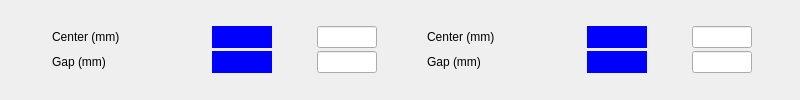
<?xml version="1.0" encoding="UTF-8"?>
<ui version="4.0">
 <class>Form</class>
 <widget class="QWidget" name="Form">
  <property name="geometry">
   <rect>
    <x>0</x>
    <y>0</y>
    <width>800</width>
    <height>100</height>
   </rect>
  </property>
  <property name="sizePolicy">
   <sizepolicy hsizetype="Fixed" vsizetype="Fixed">
    <horstretch>0</horstretch>
    <verstretch>0</verstretch>
   </sizepolicy>
  </property>
  <property name="minimumSize">
   <size>
    <width>0</width>
    <height>0</height>
   </size>
  </property>
  <property name="sizeIncrement">
   <size>
    <width>1</width>
    <height>1</height>
   </size>
  </property>
  <property name="baseSize">
   <size>
    <width>400</width>
    <height>125</height>
   </size>
  </property>
  <property name="windowTitle">
   <string>Form</string>
  </property>
  <layout class="QVBoxLayout" name="main_layout" stretch="0">
   <property name="spacing">
    <number>3</number>
   </property>
   <property name="sizeConstraint">
    <enum>QLayout::SetDefaultConstraint</enum>
   </property>
   <property name="leftMargin">
    <number>5</number>
   </property>
   <property name="topMargin">
    <number>5</number>
   </property>
   <property name="rightMargin">
    <number>5</number>
   </property>
   <property name="bottomMargin">
    <number>5</number>
   </property>
   <item>
    <layout class="QGridLayout" name="gridLayout">
     <property name="topMargin">
      <number>0</number>
     </property>
     <item row="0" column="2">
      <widget class="PyDMLineEdit" name="PyDMLineEdit_23">
       <property name="sizePolicy">
        <sizepolicy hsizetype="Fixed" vsizetype="Fixed">
         <horstretch>0</horstretch>
         <verstretch>0</verstretch>
        </sizepolicy>
       </property>
       <property name="maximumSize">
        <size>
         <width>60</width>
         <height>16777215</height>
        </size>
       </property>
       <property name="toolTip">
        <string/>
       </property>
       <property name="precision" stdset="0">
        <number>3</number>
       </property>
       <property name="precisionFromPV" stdset="0">
        <bool>false</bool>
       </property>
       <property name="channel" stdset="0">
        <string>ca://${prefix}:XCEN_REQ</string>
       </property>
      </widget>
     </item>
     <item row="0" column="1">
      <widget class="PyDMLabel" name="PyDMLabel_47">
       <property name="sizePolicy">
        <sizepolicy hsizetype="Minimum" vsizetype="Minimum">
         <horstretch>0</horstretch>
         <verstretch>0</verstretch>
        </sizepolicy>
       </property>
       <property name="minimumSize">
        <size>
         <width>0</width>
         <height>0</height>
        </size>
       </property>
       <property name="maximumSize">
        <size>
         <width>60</width>
         <height>16777215</height>
        </size>
       </property>
       <property name="toolTip">
        <string/>
       </property>
       <property name="whatsThis">
        <string/>
       </property>
       <property name="styleSheet">
        <string notr="true">background-color: rgb(0, 0, 255);
color: rgb(255, 255, 255);</string>
       </property>
       <property name="precision" stdset="0">
        <number>3</number>
       </property>
       <property name="precisionFromPV" stdset="0">
        <bool>false</bool>
       </property>
       <property name="channel" stdset="0">
        <string>ca://${prefix}:ACTUAL_XCENTER_RBV</string>
       </property>
      </widget>
     </item>
     <item row="0" column="0">
      <widget class="QLabel" name="label_9">
       <property name="sizePolicy">
        <sizepolicy hsizetype="Fixed" vsizetype="Fixed">
         <horstretch>0</horstretch>
         <verstretch>0</verstretch>
        </sizepolicy>
       </property>
       <property name="minimumSize">
        <size>
         <width>120</width>
         <height>0</height>
        </size>
       </property>
       <property name="maximumSize">
        <size>
         <width>90</width>
         <height>16777215</height>
        </size>
       </property>
       <property name="text">
        <string>Center (mm)</string>
       </property>
       <property name="margin">
        <number>0</number>
       </property>
       <property name="indent">
        <number>5</number>
       </property>
      </widget>
     </item>
     <item row="0" column="5">
      <widget class="PyDMLineEdit" name="PyDMLineEdit_7">
       <property name="sizePolicy">
        <sizepolicy hsizetype="Minimum" vsizetype="Minimum">
         <horstretch>0</horstretch>
         <verstretch>0</verstretch>
        </sizepolicy>
       </property>
       <property name="maximumSize">
        <size>
         <width>60</width>
         <height>16777215</height>
        </size>
       </property>
       <property name="toolTip">
        <string/>
       </property>
       <property name="precision" stdset="0">
        <number>3</number>
       </property>
       <property name="precisionFromPV" stdset="0">
        <bool>false</bool>
       </property>
       <property name="channel" stdset="0">
        <string>ca://${prefix}:YCEN_REQ</string>
       </property>
      </widget>
     </item>
     <item row="0" column="4">
      <widget class="PyDMLabel" name="PyDMLabel_45">
       <property name="sizePolicy">
        <sizepolicy hsizetype="Minimum" vsizetype="Minimum">
         <horstretch>0</horstretch>
         <verstretch>0</verstretch>
        </sizepolicy>
       </property>
       <property name="minimumSize">
        <size>
         <width>0</width>
         <height>0</height>
        </size>
       </property>
       <property name="maximumSize">
        <size>
         <width>60</width>
         <height>16777215</height>
        </size>
       </property>
       <property name="toolTip">
        <string/>
       </property>
       <property name="whatsThis">
        <string/>
       </property>
       <property name="styleSheet">
        <string notr="true">background-color: rgb(0, 0, 255);
color: rgb(255, 255, 255);</string>
       </property>
       <property name="precision" stdset="0">
        <number>3</number>
       </property>
       <property name="precisionFromPV" stdset="0">
        <bool>false</bool>
       </property>
       <property name="channel" stdset="0">
        <string>ca://${prefix}:ACTUAL_YCENTER_RBV</string>
       </property>
      </widget>
     </item>
     <item row="0" column="3">
      <widget class="QLabel" name="label_11">
       <property name="sizePolicy">
        <sizepolicy hsizetype="Minimum" vsizetype="Minimum">
         <horstretch>0</horstretch>
         <verstretch>0</verstretch>
        </sizepolicy>
       </property>
       <property name="minimumSize">
        <size>
         <width>120</width>
         <height>0</height>
        </size>
       </property>
       <property name="maximumSize">
        <size>
         <width>90</width>
         <height>16777215</height>
        </size>
       </property>
       <property name="text">
        <string>Center (mm)</string>
       </property>
       <property name="margin">
        <number>0</number>
       </property>
       <property name="indent">
        <number>5</number>
       </property>
      </widget>
     </item>
     <item row="1" column="5">
      <widget class="PyDMLineEdit" name="PyDMLineEdit_8">
       <property name="sizePolicy">
        <sizepolicy hsizetype="Minimum" vsizetype="Minimum">
         <horstretch>0</horstretch>
         <verstretch>0</verstretch>
        </sizepolicy>
       </property>
       <property name="maximumSize">
        <size>
         <width>60</width>
         <height>16777215</height>
        </size>
       </property>
       <property name="toolTip">
        <string/>
       </property>
       <property name="precision" stdset="0">
        <number>3</number>
       </property>
       <property name="precisionFromPV" stdset="0">
        <bool>false</bool>
       </property>
       <property name="channel" stdset="0">
        <string>ca://${prefix}:YWID_REQ</string>
       </property>
      </widget>
     </item>
     <item row="1" column="4">
      <widget class="PyDMLabel" name="PyDMLabel_46">
       <property name="sizePolicy">
        <sizepolicy hsizetype="Minimum" vsizetype="Minimum">
         <horstretch>0</horstretch>
         <verstretch>0</verstretch>
        </sizepolicy>
       </property>
       <property name="minimumSize">
        <size>
         <width>0</width>
         <height>0</height>
        </size>
       </property>
       <property name="maximumSize">
        <size>
         <width>60</width>
         <height>16777215</height>
        </size>
       </property>
       <property name="toolTip">
        <string/>
       </property>
       <property name="whatsThis">
        <string/>
       </property>
       <property name="styleSheet">
        <string notr="true">background-color: rgb(0, 0, 255);
color: rgb(255, 255, 255);</string>
       </property>
       <property name="precision" stdset="0">
        <number>3</number>
       </property>
       <property name="precisionFromPV" stdset="0">
        <bool>false</bool>
       </property>
       <property name="channel" stdset="0">
        <string>ca://${prefix}:ACTUAL_YWIDTH_RBV</string>
       </property>
      </widget>
     </item>
     <item row="1" column="3">
      <widget class="QLabel" name="label_12">
       <property name="sizePolicy">
        <sizepolicy hsizetype="Minimum" vsizetype="Minimum">
         <horstretch>0</horstretch>
         <verstretch>0</verstretch>
        </sizepolicy>
       </property>
       <property name="minimumSize">
        <size>
         <width>120</width>
         <height>0</height>
        </size>
       </property>
       <property name="maximumSize">
        <size>
         <width>16777</width>
         <height>16777215</height>
        </size>
       </property>
       <property name="sizeIncrement">
        <size>
         <width>0</width>
         <height>0</height>
        </size>
       </property>
       <property name="text">
        <string>Gap (mm)</string>
       </property>
       <property name="margin">
        <number>0</number>
       </property>
       <property name="indent">
        <number>5</number>
       </property>
      </widget>
     </item>
     <item row="1" column="2">
      <widget class="PyDMLineEdit" name="PyDMLineEdit_24">
       <property name="sizePolicy">
        <sizepolicy hsizetype="Minimum" vsizetype="Minimum">
         <horstretch>0</horstretch>
         <verstretch>0</verstretch>
        </sizepolicy>
       </property>
       <property name="maximumSize">
        <size>
         <width>60</width>
         <height>16777215</height>
        </size>
       </property>
       <property name="toolTip">
        <string/>
       </property>
       <property name="precision" stdset="0">
        <number>3</number>
       </property>
       <property name="precisionFromPV" stdset="0">
        <bool>false</bool>
       </property>
       <property name="channel" stdset="0">
        <string>ca://${prefix}:XWID_REQ</string>
       </property>
      </widget>
     </item>
     <item row="1" column="1">
      <widget class="PyDMLabel" name="PyDMLabel_48">
       <property name="sizePolicy">
        <sizepolicy hsizetype="Minimum" vsizetype="Minimum">
         <horstretch>0</horstretch>
         <verstretch>0</verstretch>
        </sizepolicy>
       </property>
       <property name="minimumSize">
        <size>
         <width>0</width>
         <height>0</height>
        </size>
       </property>
       <property name="maximumSize">
        <size>
         <width>60</width>
         <height>16777215</height>
        </size>
       </property>
       <property name="toolTip">
        <string/>
       </property>
       <property name="whatsThis">
        <string/>
       </property>
       <property name="styleSheet">
        <string notr="true">background-color: rgb(0, 0, 255);
color: rgb(255, 255, 255);</string>
       </property>
       <property name="precision" stdset="0">
        <number>3</number>
       </property>
       <property name="precisionFromPV" stdset="0">
        <bool>false</bool>
       </property>
       <property name="channel" stdset="0">
        <string>ca://${prefix}:ACTUAL_XWIDTH_RBV</string>
       </property>
      </widget>
     </item>
     <item row="1" column="0">
      <widget class="QLabel" name="label_10">
       <property name="sizePolicy">
        <sizepolicy hsizetype="Fixed" vsizetype="Fixed">
         <horstretch>0</horstretch>
         <verstretch>0</verstretch>
        </sizepolicy>
       </property>
       <property name="minimumSize">
        <size>
         <width>120</width>
         <height>0</height>
        </size>
       </property>
       <property name="maximumSize">
        <size>
         <width>80</width>
         <height>16777215</height>
        </size>
       </property>
       <property name="text">
        <string>Gap (mm)</string>
       </property>
       <property name="margin">
        <number>0</number>
       </property>
       <property name="indent">
        <number>5</number>
       </property>
      </widget>
     </item>
    </layout>
   </item>
  </layout>
 </widget>
 <customwidgets>
  <customwidget>
   <class>PyDMLabel</class>
   <extends>QLabel</extends>
   <header>pydm.widgets.label</header>
  </customwidget>
  <customwidget>
   <class>PyDMLineEdit</class>
   <extends>QLineEdit</extends>
   <header>pydm.widgets.line_edit</header>
  </customwidget>
 </customwidgets>
 <resources/>
 <connections/>
</ui>
